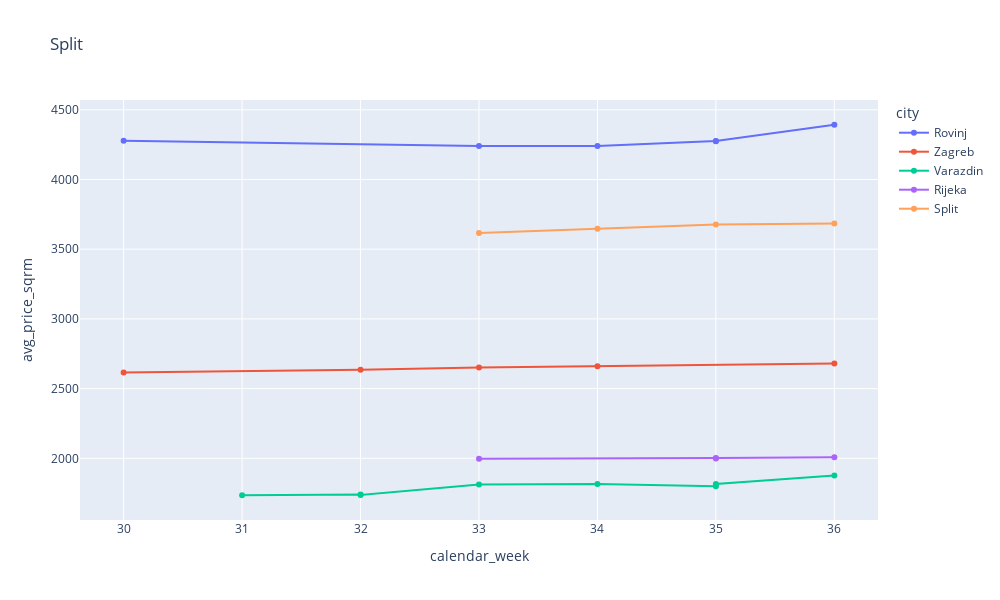

Here is the notebook cell this chart was saved with:
### Code cell
#PLOTLY FOR DJANGO OBJECTS
df = pd.read_excel("Django_Objects.xlsx")

fig = px.line(df, x="calendar_week", y="avg_price_sqrm", color = 'city', markers=True, title=grad, width=1000, height=600)
fig.show()

### Figure 1 — Plotly figure (JSON) as saved in the notebook; plotly's stock layout.template omitted (floating-point values rounded to 4 significant figures)
{"data": [{"hovertemplate": "city=Rovinj<br>calendar_week=%{x}<br>avg_price_sqrm=%{y}<extra></extra>", "legendgroup": "Rovinj", "line": {"color": "#636efa", "dash": "solid"}, "marker": {"symbol": "circle"}, "mode": "lines+markers", "name": "Rovinj", "orientation": "v", "showlegend": true, "type": "scatter", "x": [30, 33, 34, 35, 35, 36], "xaxis": "x", "y": [4279, 4240, 4240, 4275, 4276, 4393], "yaxis": "y"}, {"hovertemplate": "city=Zagreb<br>calendar_week=%{x}<br>avg_price_sqrm=%{y}<extra></extra>", "legendgroup": "Zagreb", "line": {"color": "#EF553B", "dash": "solid"}, "marker": {"symbol": "circle"}, "mode": "lines+markers", "name": "Zagreb", "orientation": "v", "showlegend": true, "type": "scatter", "x": [30, 32, 33, 34, 36], "xaxis": "x", "y": [2616, 2635, 2651, 2660, 2681], "yaxis": "y"}, {"hovertemplate": "city=Varazdin<br>calendar_week=%{x}<br>avg_price_sqrm=%{y}<extra></extra>", "legendgroup": "Varazdin", "line": {"color": "#00cc96", "dash": "solid"}, "marker": {"symbol": "circle"}, "mode": "lines+markers", "name": "Varazdin", "orientation": "v", "showlegend": true, "type": "scatter", "x": [31, 32, 32, 33, 34, 35, 35, 36], "xaxis": "x", "y": [1735, 1740, 1737, 1813, 1816, 1799, 1816, 1876], "yaxis": "y"}, {"hovertemplate": "city=Rijeka<br>calendar_week=%{x}<br>avg_price_sqrm=%{y}<extra></extra>", "legendgroup": "Rijeka", "line": {"color": "#ab63fa", "dash": "solid"}, "marker": {"symbol": "circle"}, "mode": "lines+markers", "name": "Rijeka", "orientation": "v", "showlegend": true, "type": "scatter", "x": [33, 35, 35, 36], "xaxis": "x", "y": [1996, 1999, 2002, 2008], "yaxis": "y"}, {"hovertemplate": "city=Split<br>calendar_week=%{x}<br>avg_price_sqrm=%{y}<extra></extra>", "legendgroup": "Split", "line": {"color": "#FFA15A", "dash": "solid"}, "marker": {"symbol": "circle"}, "mode": "lines+markers", "name": "Split", "orientation": "v", "showlegend": true, "type": "scatter", "x": [33, 34, 35, 36], "xaxis": "x", "y": [3616, 3647, 3678, 3684], "yaxis": "y"}], "layout": {"height": 600, "legend": {"title": {"text": "city"}, "tracegroupgap": 0}, "title": {"text": "Split"}, "width": 1000, "xaxis": {"anchor": "y", "domain": [0, 1], "title": {"text": "calendar_week"}}, "yaxis": {"anchor": "x", "domain": [0, 1], "title": {"text": "avg_price_sqrm"}}}}
